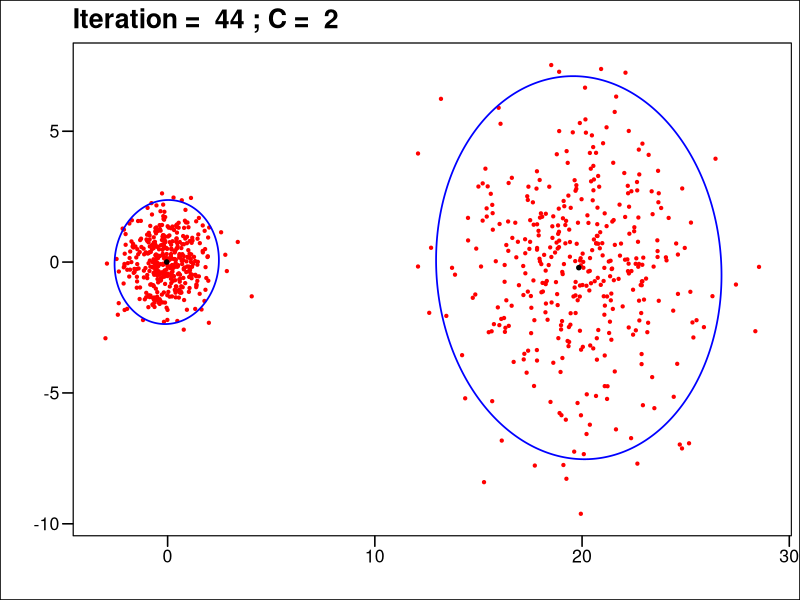
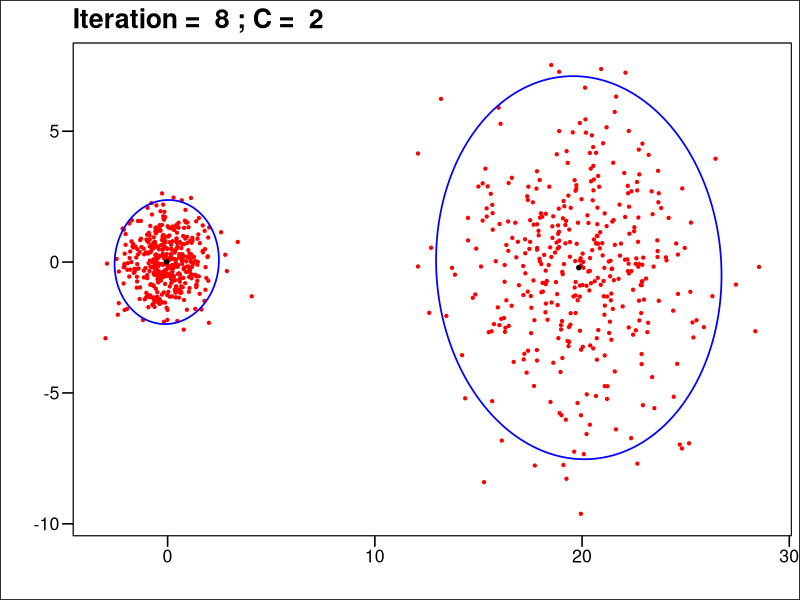
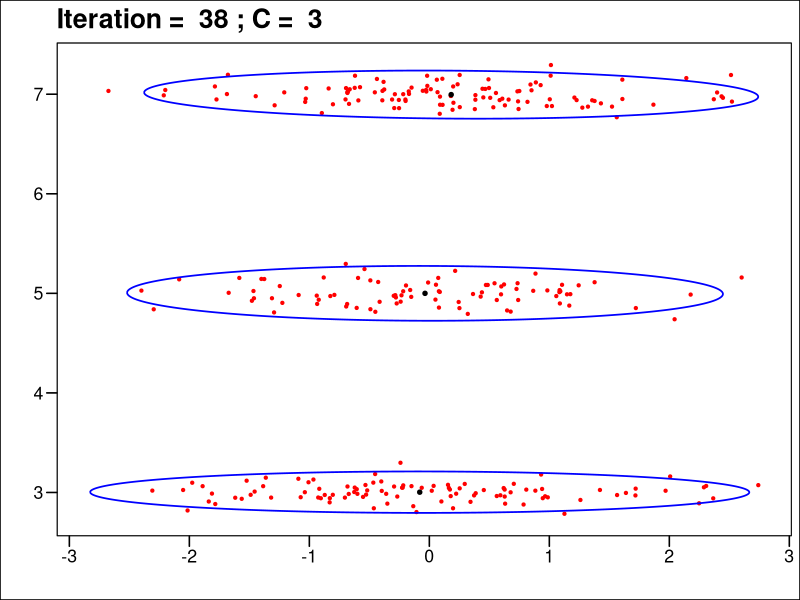
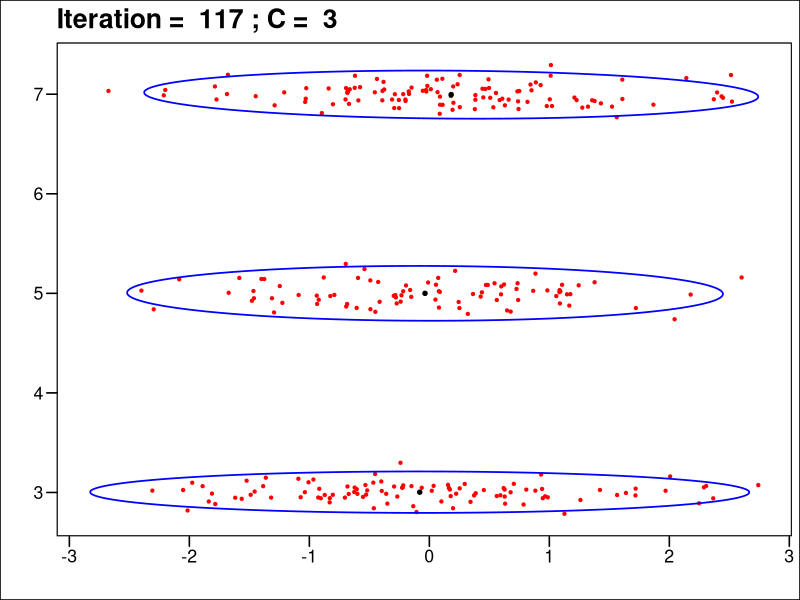
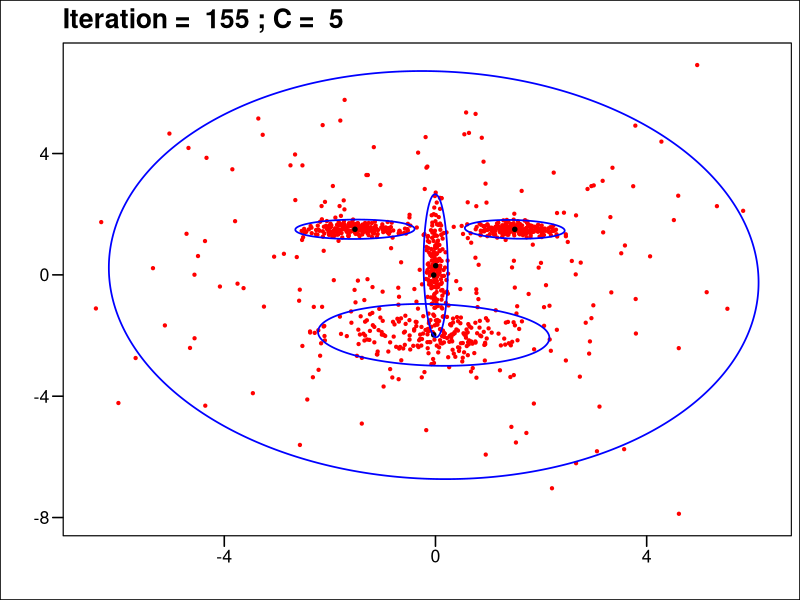
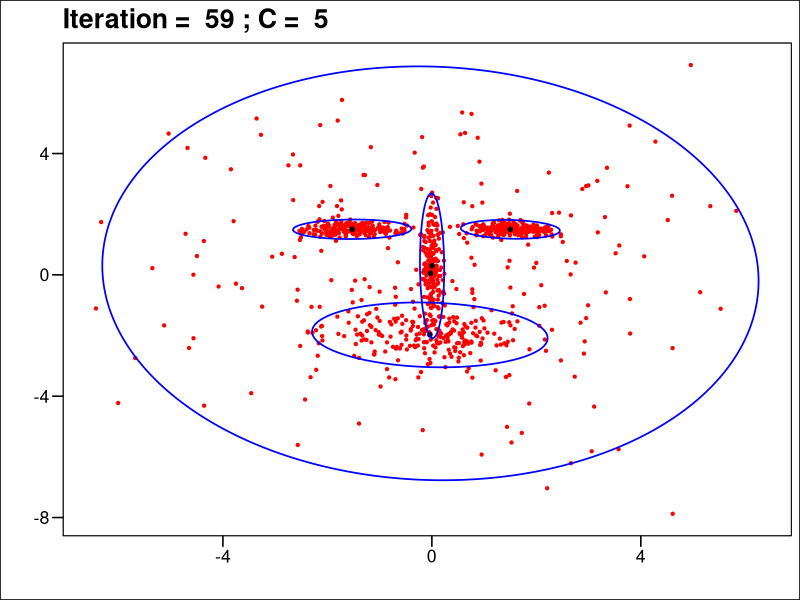
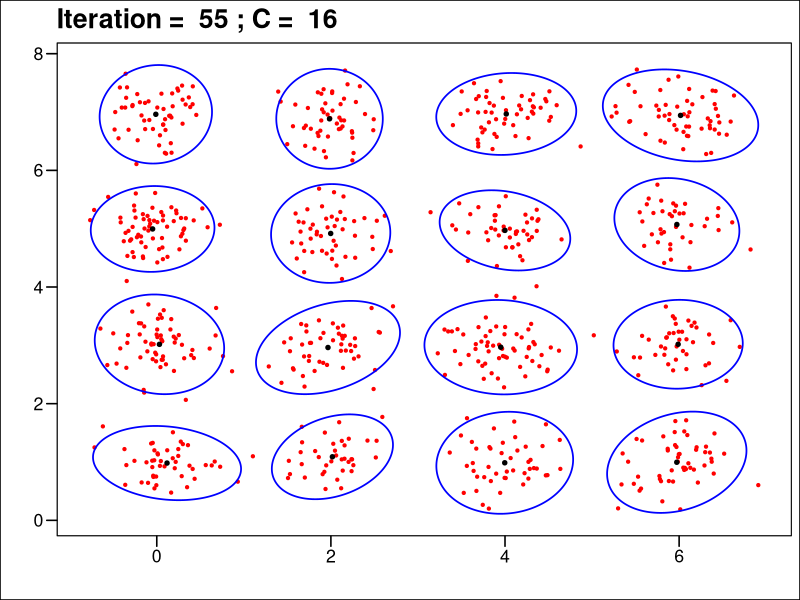
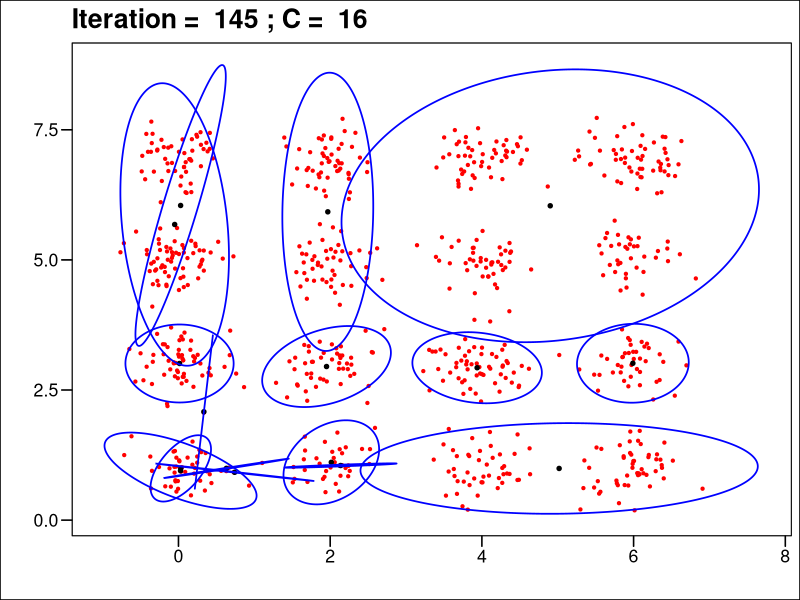

These charts were generated, in order, by the following R code:
## ---- chunk 1
# Package
library(mvtnorm)
library(Matrix)
library(ggplot2)
library(ggthemes)
## ---- chunk 2
estep <- function(X, p, mu, sigma) {
  N <- nrow(X)  # Number of samples
  K <- length(p)  # Number of components
  Z <- matrix(0,nrow=N,ncol=K) # Initiate Z
  for (k in 1:K) {
    Z[, k] <- p[k] * dmvnorm(X, mean = mu[k, ], sigma = as.matrix(sigma[[k]]))
  }
  row_sums <- rowSums(Z)
  Z <- Z / row_sums
  Z
}
## ---- chunk 3
Robust_EM<-function(X, tol = 1e-4){
  
  # Step 1 - Initiate beta, c, p, mu
  n<-nrow(X)  # Number of samples
  P<-ncol(X) # Number of variables
  beta<-1
  c<-n # Number of clusters
  p<-rep(1/n,n)
  mu<-X # each row of X will be a mu
  
  # Step 2 - Initiate Sigma
  dist_matrix<-matrix(0,nrow=n,ncol=n)
  for (k in 1:n) {
    for (i in 1:n) {
      dist_matrix[k,i]<-sqrt(sum((X[i,]-mu[k,])^2))
    }
  }
  dist_matrix<-t(apply(dist_matrix,1,sort))
  dist_matrix<-dist_matrix[,2:n]
  Q<-min(dist_matrix)*diag(x=1,nrow=P)
  gamma<-0.0001
  sigma <- lapply(1:n, function(i) (1-gamma)*dist_matrix[i,ceiling(sqrt(c))]*diag(x=1,nrow=P)+gamma*Q)
  
  # Step 3 - Compute Z
  Z <- matrix(0,nrow=n,ncol=n)
  Z <- estep(X, p, mu, sigma)
  iteration <- 1
  
  # Step 4 - Compute mu
  for (k in 1:n) {
      mu[k,] <- colSums(Z[, k] * X) / sum(Z[, k])
  }
  
  # Start iteration
  for (i in 1:1000) {
    
    # Step 5 - Update p
    options(digits = 22)
    p_prev <- p
    p_em <- colMeans(Z)
    E <- sum(p * log(p))
    p <- p_em  + beta * p * (log(p) - E)
    
    # Step 6 - Compute beta
    eta <- min(1, 0.5^floor(P/2-1))
    beta <- min(sum(exp(-eta*n*abs(p-p_prev)))/c, (1-max(p_em))/(-max(p_prev)*E))
    
    # Step 7 - Update cluster - Update c and adjust p, Z, mu
    index <- which(p>1/n) # Discard cluster with p<=1/n
    c <- length(index)
    p <- p[index]
    p <- p/sum(p)
    Z <- Z[,index]
    Z <- Z/rowMeans(Z)
    mu<-mu[index,]
    mu_prev <- mu
    if(iteration>=60){
      if((c-n)==0){
        beta<-0
      }
    }
    
    # Step 8 - Update Sigma
    sigma <- lapply(1:ncol(Z), function(k) {
        mu_diff <- t(t(X) - mu[k, ])
        cov_matrix <- t(Z[, k] * mu_diff) %*% mu_diff / sum(Z[, k])
        nearPD(cov_matrix)$mat # Ensure positive definiteness
      })
    
    # Step 9 - Update Z
    Z <- estep(X, p, mu, sigma)
    
    # Step 10 - Update mu
    for (k in 1:ncol(Z)) {
        mu[k,] <- colSums(Z[, k] * X) / sum(Z[, k])
    }
    
    # Step 11 - Check convergence - Compare mu_prev and mu
    if(max(apply(mu_prev - mu, 1, function(row) sqrt(sum(row^2))))<tol){
      break
    }else{
      iteration<-iteration+1
    }
  }
  list(p = p, mu = mu, sigma = sigma, iteration = iteration)
}
## ---- chunk 4
# M-step: Update the parameters
mstep <- function(X, Z) {
  N <- nrow(X)
  K <- ncol(Z)
  p <- colMeans(Z)
  mu <- matrix(0, nrow = K, ncol = 2)
  for (k in 1:K) {
    mu[k,] <- colSums(Z[, k] * X) / sum(Z[, k])
  }
  sigma <- lapply(1:K, function(k) {
    mu_diff <- t(t(X) - mu[k, ])
    cov_matrix <- t(Z[, k] * mu_diff) %*% mu_diff / sum(Z[, k])
    nearPD(cov_matrix)$mat
  })
  list(p = p, mu = mu, sigma = sigma)
}

EM <- function(X, max_iter = 1000, tol = 1e-6, K) {
  N <- nrow(X)

  # Initialize the parameters
  p <- rep(1/K, K)  # Mixing proportions
  mu <- matrix(runif(2 * K), ncol = 2)  # Means
  sigma <- lapply(1:K, function(k) diag(runif(2)))  # Covariance matrices
  iteration<-0
    
  # Iterations
  for (iter in 1:max_iter) {
    
    # E-step
    iteration<-iteration+1
    Z <- estep(X, p, mu, sigma)
    
    # M-step
    prev_params <- list(p, mu, sigma)
    params <- mstep(X, Z)
    for (i in 1:K) {
      params[[3]][[i]]<-as.matrix(params[[3]][[i]])
    }
    p <- params[[1]]
    mu <- params[[2]]
    sigma <- params[[3]]
    
    # Check convergence
    if (max(abs(unlist(params) - unlist(prev_params))) < tol) {
      break
    }
  }
  
  # Return the estimated parameters
  list(p = p, mu = mu, sigma = sigma, iteration = iteration)
}
## ---- chunk 5
draw_ellipse <- function(mu, sigma, level = 0.95, n_points) {
  eigen_decomp <- eigen(sigma)
  angles <- seq(0, 2 * pi, length.out = n_points)
  ellipse_points <- sqrt(qchisq(level, df = 2)) * t(eigen_decomp$vectors %*% 
                    diag(sqrt(eigen_decomp$values)) %*% rbind(cos(angles), sin(angles)))
  ellipse_points <- t(t(ellipse_points) + mu)
  ellipse_points
}

draw_cluster <-function(X,mu,sigma,iteration){
  n<-nrow(X)
  dat1<-data.frame(X)
  dat2<-data.frame(mu)
  cluster_plot <- ggplot(dat1,mapping = aes(X1,X2))+
    geom_point(size=.8,col="red")+
    geom_point(data=dat2,mapping = aes(X1,X2),size=1.2)+
    theme_base()+
    xlab("")+
    ylab("")+
    labs(title = paste("Iteration = ",iteration,"; C = ", nrow(mu)))
  for (i in 1:nrow(mu)) {
    dat3<-draw_ellipse(mu[i,],sigma[[i]],n_points=n)
    cluster_plot<-cluster_plot+
      geom_path(dat=data.frame(dat3),mapping = aes(X1,X2),col="blue",size=.6)
  }
  cluster_plot
  
}
## ---- chunk 6
set.seed(111)
p1 <- c(0.5, 0.5)  
mu1 <- list(
  matrix(c(0, 0), nrow = 2),  
  matrix(c(20, 0), nrow = 2)
)
sigma1 <- list(
  matrix(c(1, 0, 0, 1), nrow = 2), 
  matrix(c(9, 0, 0, 9), nrow = 2)
)

N1 <- 800
J1 <- sample(1:length(p1), N1, replace = TRUE, prob = p1) 
X1 <- matrix(NA, nrow = N1, ncol = 2)  
Z1 <- matrix(0, nrow = N1, ncol = length(p1))

for (i in 1:N1) {
  j <- J1[i]  
  mu_i <- mu1[[j]] 
  sigma_i <- sigma1[[j]] 
  X1[i,] <- rmvnorm(1, mean = mu_i, sigma = sigma_i)
  Z1[i,j] <- 1
}
## ---- chunk 7
result1 <- Robust_EM(X1)
result1
## ---- chunk 8
draw_cluster(X1, result1$mu, result1$sigma, result1$iteration)
## ---- chunk 9
result1.1<-EM(X1,K=2)
draw_cluster(X1, result1.1$mu, result1.1$sigma, result1.1$iteration)
## ---- chunk 10
set.seed(222)
p2 <- c(1/3, 1/3, 1/3)  
mu2 <- list(
  matrix(c(0, 3), nrow = 2),  
  matrix(c(0, 5), nrow = 2),
  matrix(c(0, 7), nrow = 2)
)
sigma2 <- list(
  matrix(c(1.2, 0, 0, 0.01), nrow = 2), 
  matrix(c(1.2, 0, 0, 0.01), nrow = 2),
  matrix(c(1.2, 0, 0, 0.01), nrow = 2)
)

N2 <- 300
J2 <- sample(1:length(p2), N2, replace = TRUE, prob = p2) 
X2 <- matrix(NA, nrow = N2, ncol = 2)  
Z2 <- matrix(0, nrow = N2, ncol = length(p2))

for (i in 1:N2) {
  j <- J2[i]  
  mu_i <- mu2[[j]] 
  sigma_i <- sigma2[[j]] 
  X2[i,] <- rmvnorm(1, mean = mu_i, sigma = sigma_i)
  Z2[i,j] <- 1
}
## ---- chunk 11
result2 <- Robust_EM(X2)
result2
## ---- chunk 12
draw_cluster(X2, result2$mu, result2$sigma, result2$iteration)
## ---- chunk 13
result2.1<-EM(X2,K=3)
draw_cluster(X2, result2.1$mu, result2.1$sigma, result2.1$iteration)
## ---- chunk 14
set.seed(33)
p3 <- rep(0.2,5)
mu3 <- list(
  matrix(c(0, 0), nrow = 2),  
  matrix(c(0, 0), nrow = 2),
  matrix(c(-1.5, 1.5), nrow = 2),
  matrix(c(1.5, 1.5), nrow = 2),
  matrix(c(0, -2), nrow = 2)
)
sigma3 <- list(
  matrix(c(0.01, 0, 0, 1.25), nrow = 2), 
  matrix(c(8, 0, 0, 8), nrow = 2),
  matrix(c(0.2, 0, 0, 0.015), nrow = 2),
  matrix(c(0.2, 0, 0, 0.015), nrow = 2),
  matrix(c(1, 0, 0, 0.2), nrow = 2)
)

N3 <- 1000
J3 <- sample(1:length(p3), N3, replace = TRUE, prob = p3) 
X3 <- matrix(NA, nrow = N3, ncol = 2)  
Z3 <- matrix(0, nrow = N3, ncol = length(p3))

for (i in 1:N3) {
  j <- J3[i]  
  mu_i <- mu3[[j]] 
  sigma_i <- sigma3[[j]] 
  X3[i,] <- rmvnorm(1, mean = mu_i, sigma = sigma_i)
  Z3[i,j] <- 1
}
## ---- chunk 15
result3 <- Robust_EM(X3)
result3
## ---- chunk 16
draw_cluster(X3, result3$mu, result3$sigma, result3$iteration)
## ---- chunk 17
result3.1<-EM(X3,K=5)
draw_cluster(X3, result3.1$mu, result3.1$sigma, result3.1$iteration)
## ---- chunk 18
set.seed(444)
p4 <- rep(1/16,16)
grid_x <- c(0, 2, 4, 6)
grid_y <- c(1, 3, 5, 7)
grid <- expand.grid(grid_x, grid_y)
mu4 <- lapply(1:nrow(grid), function(i) matrix(c(grid[i, 1], grid[i, 2]), nrow = 2))

sigma4_entry <- matrix(c(0.1, 0, 0, 0.1), nrow = 2)
sigma4 <- replicate(16, sigma4_entry, simplify = FALSE)

N4 <- 16*50
J4 <- sample(1:length(p4), N4, replace = TRUE, prob = p4) 
X4 <- matrix(NA, nrow = N4, ncol = 2)  
Z4 <- matrix(0, nrow = N4, ncol = length(p4))

for (i in 1:N4) {
  j <- J4[i]  
  mu_i <- mu4[[j]] 
  sigma_i <- sigma4[[j]] 
  X4[i,] <- rmvnorm(1, mean = mu_i, sigma = sigma_i)
  Z4[i,j] <- 1
}
## ---- chunk 19
result4 <- Robust_EM(X4)
result4
## ---- chunk 20
draw_cluster(X4, result4$mu, result4$sigma, result4$iteration)
## ---- chunk 21
result4.1<-EM(X4,K=16)
draw_cluster(X4, result4.1$mu, result4.1$sigma, result4.1$iteration)
